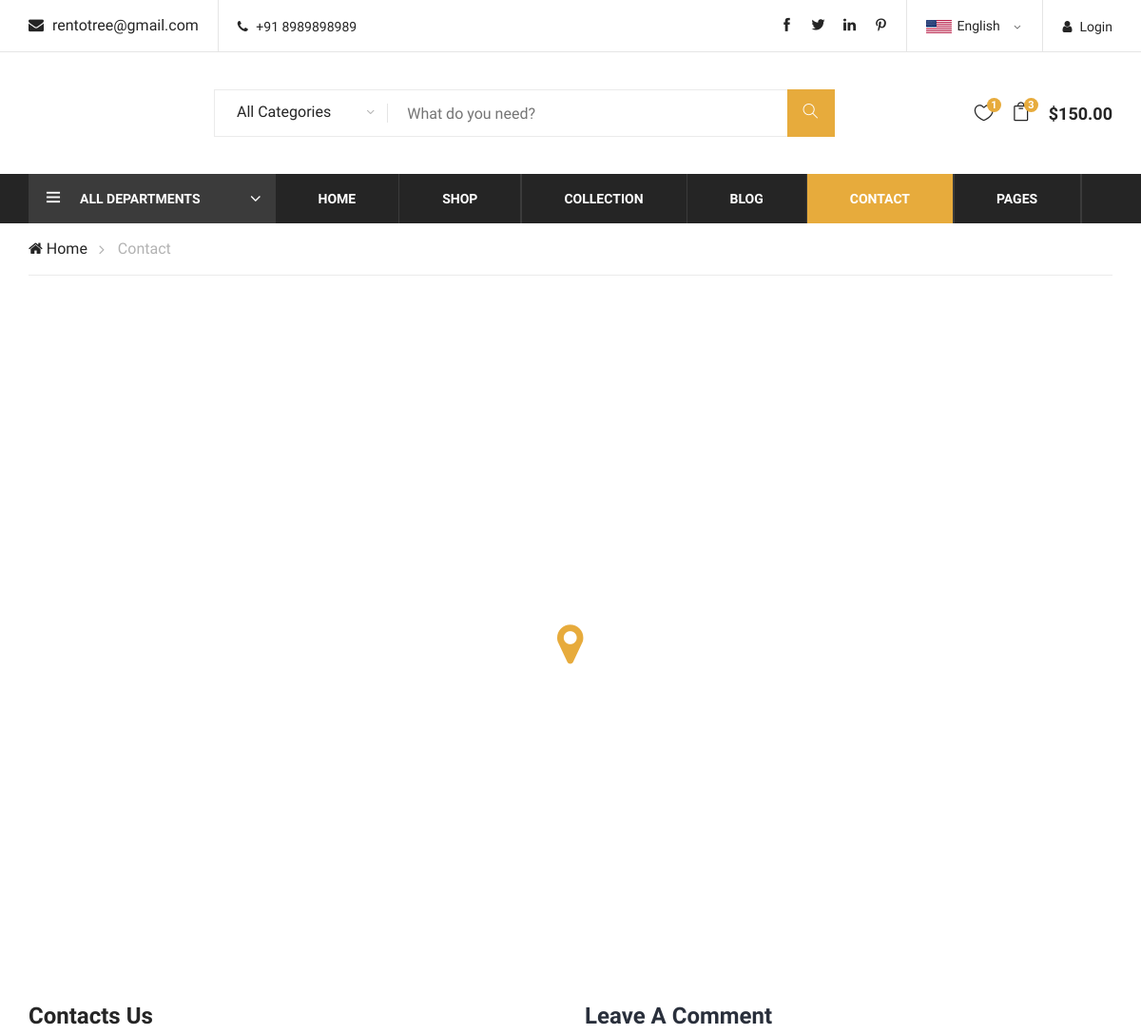
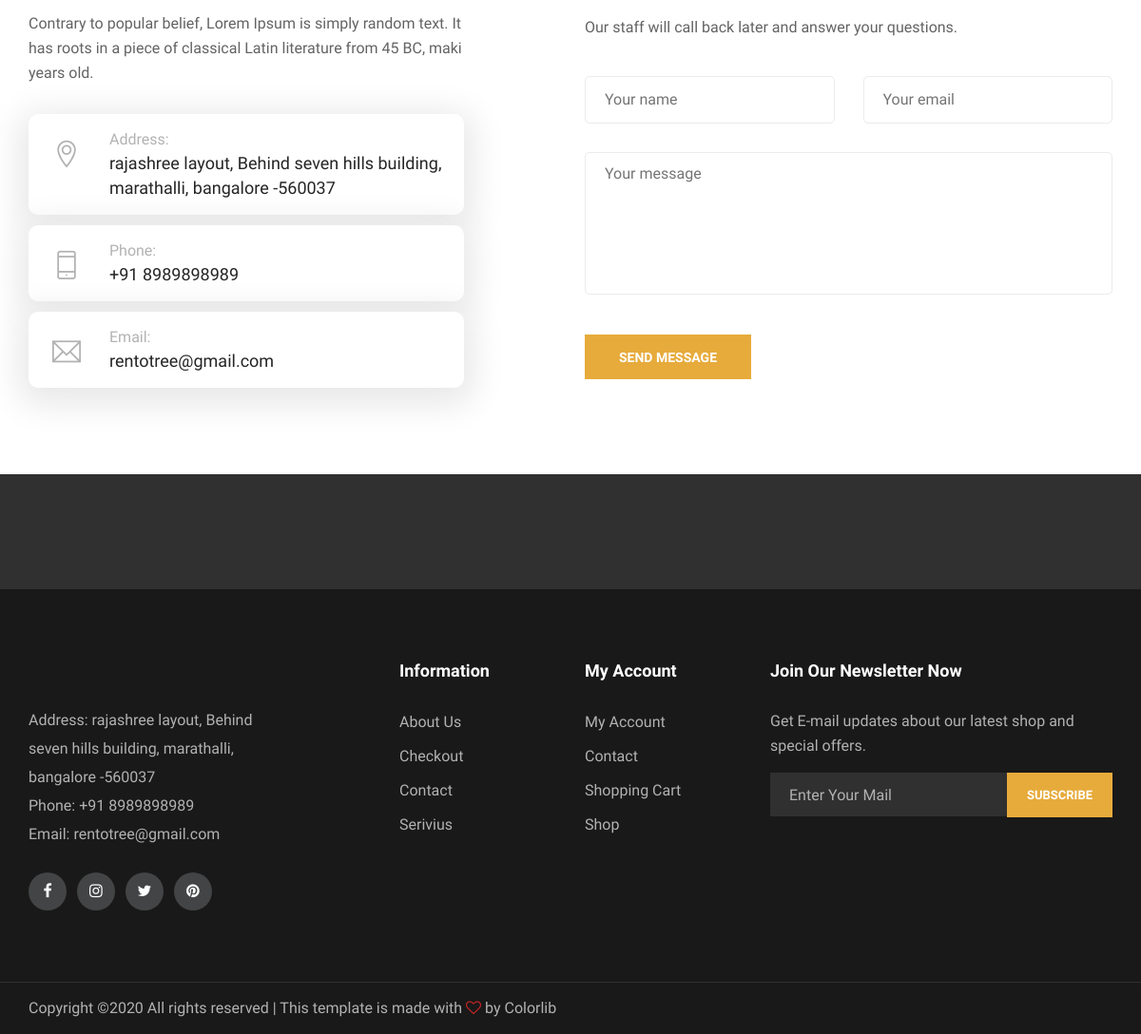
Page /contact/ on the committed database (2 pictures, top to bottom).
### customModels/models.py (models this page shows, shortened)
class common(models.Model):
    Name = models.CharField(max_length=120,unique=True)
    value = models.CharField(max_length=120)
    value1 = models.CharField(max_length=120,null=True, blank=True)
    value2 = models.CharField(max_length=120,null=True, blank=True)
    value3 = models.CharField(max_length=120,null=True, blank=True)
    typeName = models.ForeignKey(commonTypes,on_delete=models.CASCADE,related_name='common')
    description = models.TextField()
    image = models.ImageField(upload_to=upload_image_path, null=True, blank=True)
    active = models.BooleanField(default=True)
    timestamp = models.DateTimeField(auto_now_add=True)
    objects = CustomModelManager()

### index/views.py (the view)
# urls.py: path('contact/', contact_page,name='contact'),
def contact_page(request):
	context={
	"title" :"RT Contact"
	}
	return render(request,"contact.html",get_index_parms(context))

### customModels/models.py (called while the page is built)
    def active(self):
        return self.filter(active=True)

    def get_queryset(self):
        return CustomQuerySet(self.model,using=self._db)

    def first(self):
        return self.get_queryset().active().first()

    def all(self):
        return self.get_queryset().active().all()

### templates/contact.html (shortened to what this page needs)
{% extends 'snippets/indexTemplate.html' %}
{% load static %}
{% block body %}
    <div class="breacrumb-section">
        <div class="container">
            <div class="row">
                <div class="col-lg-12">
                    <div class="breadcrumb-text">
                        <a href="#"><i class="fa fa-home"></i> Home</a>
                        <span>Contact</span>
                    </div>
                </div>
            </div>
        </div>
    </div>
    <div class="map spad">
        <div class="container">
            <div class="map-inner">
                <iframe
                    src="https://www.google.com/maps/embed?pb=!1m18!1m12!1m3!1d48158.305462977965!2d-74.13283844036356!3d41.02757295168286!2m3!1f0!2f0!3f0!3m2!1i1024!2i768!4f13.1!3m3!1m2!1s0x89c2e440473470d7%3A0xcaf503ca2ee57958!2sSaddle%20River%2C%20NJ%2007458%2C%20USA!5e0!3m2!1sen!2sbd!4v1575917275626!5m2!1sen!2sbd"
                    height="610" style="border:0" allowfullscreen="">
                </iframe>
                <div class="icon">
                    <i class="fa fa-map-marker"></i>
                </div>
            </div>
        </div>
    </div>
    <section class="contact-section spad">
        <div class="container">
            <div class="row">
                <div class="col-lg-5">
                    <div class="contact-title">
                        <h4>Contacts Us</h4>
                        <p>Contrary to popular belief, Lorem Ipsum is simply random text. It has roots in a piece of
                            classical Latin literature from 45 BC, maki years old.</p>
                    </div>
                    <div class="contact-widget">
                        <div class="cw-item">
                            <div class="ci-icon">
                                <i class="ti-location-pin"></i>
                            </div>
                            <div class="ci-text">
                                <span>Address:</span>
                                <p>{{ addressQS.value }}</p>
                            </div>
                        </div>
                        <div class="cw-item">
                            <div class="ci-icon">
                                <i class="ti-mobile"></i>
                            </div>
                            <div class="ci-text">
                                <span>Phone:</span>
                                <p>{{ phoneQS.value }}</p>
                            </div>
                        </div>
                        <div class="cw-item">
                            <div class="ci-icon">
                                <i class="ti-email"></i>
                            </div>
                            <div class="ci-text">
                                <span>Email:</span>
                                <p>{{ emailQS.value }}</p>
                            </div>
                        </div>
                    </div>
                </div>
                <div class="col-lg-6 offset-lg-1">
                    <div class="contact-form">
                        <div class="leave-comment">
                            <h4>Leave A Comment</h4>
                            <p>Our staff will call back later and answer your questions.</p>
                            <form action="#" class="comment-form">
                                <div class="row">
                                    <div class="col-lg-6">
                                        <input type="text" placeholder="Your name">
                                    </div>
                                    <div class="col-lg-6">
                                        <input type="text" placeholder="Your email">
                                    </div>
                                    <div class="col-lg-12">
                                        <textarea placeholder="Your message"></textarea>
                                        <button type="submit" class="site-btn">Send message</button>
                                    </div>
                                </div>
                            </form>
                        </div>
                    </div>
                </div>
            </div>
        </div>
    </section>
{% endblock body %}

### templates/snippets/indexTemplate.html (shortened to what this page needs)
{% load static %}
{% load i18n %}
{% load static %}
{% url 'index' as index_url %}
{% url 'product:shop' as shop_url %}
{% url 'login' as login_url %}
{% url 'contact' as contact_url %}
{% url 'register' as register_url %}
{% url 'blog' as blog_url %}
{% url 'blogdetails' as blogdetails_url %}
{% url 'checkout' as checkout_url %}
{% url 'faq' as faq_url %}
{% url 'product:details' as product_url %}
{% url 'register' as register_url %}
{% url 'shoppingcart' as shoppingcart_url  %}
<!DOCTYPE html>
<html lang="zxx">
<head>
    <link rel="stylesheet" href='{% static "css/bootstrap.min.css" %}'  type="text/css">
    <link rel="stylesheet" href='{% static "css/font-awesome.min.css" %}'  type="text/css">
    <link rel="stylesheet" href='{% static "css/themify-icons.css" %}'  type="text/css">
    <link rel="stylesheet" href='{% static "css/elegant-icons.css" %}'  type="text/css">
    <link rel="stylesheet" href='{% static "css/owl.carousel.min.css" %}'  type="text/css">
    <link rel="stylesheet" href='{% static "css/nice-select.css" %}'  type="text/css">
    <link rel="stylesheet" href='{% static "css/jquery-ui.min.css" %}'  type="text/css">
    <link rel="stylesheet" href='{% static "css/slicknav.min.css" %}'  type="text/css">
    <link rel="stylesheet" href='{% static "css/style.css" %}'  type="text/css">
    <link rel="stylesheet" href='{% static "css/rt-section.css" %}'  type="text/css">
</head>
<body>
  <header class="header-section">
      <div class="header-top">
          <div class="container">
              <div class="ht-left">
                  <div class="mail-service">
                      <i class=" fa fa-envelope"></i>
                      {{ emailQS.value }}
                  </div>
                  <div class="phone-service">
                      <i class=" fa fa-phone"></i>
                      {{ phoneQS.value }}
                  </div>
              </div>
              <div class="ht-right">
                  <a href="{% url 'login' %}" class="login-panel"><i class="fa fa-user"></i>Login</a>
                  <div class="lan-selector">
                  </div>
                  <div class="top-social">
                      <a href="#"><i class="ti-facebook"></i></a>
                      <a href="#"><i class="ti-twitter-alt"></i></a>
                      <a href="#"><i class="ti-linkedin"></i></a>
                      <a href="#"><i class="ti-pinterest"></i></a>
                  </div>
              </div>
          </div>
      </div>
      <div class="container">
          <div class="inner-header">
              <div class="row">
                  <div class="col-lg-2 col-md-2">
                      <div class="logo">
                      </div>
                  </div>
                  <div class="col-lg-7 col-md-7">
                      <div class="advanced-search">
                          <button type="button" class="category-btn">All Categories</button>
                          <div class="input-group">
                              <input type="text" placeholder="What do you need?">
                              <button type="button"><i class="ti-search"></i></button>
                          </div>
                      </div>
                  </div>
                  <div class="col-lg-3 text-right col-md-3">
                      <ul class="nav-right">
                          <li class="heart-icon">
                              <a href="#">
                                  <i class="icon_heart_alt"></i>
                                  <span>1</span>
                              </a>
                          </li>
                          <li class="cart-icon">
                              <a href="#">
                                  <i class="icon_bag_alt"></i>
                                  <span>3</span>
                              </a>
                          </li>
                          <li class="cart-price">$150.00</li>
                      </ul>
                  </div>
              </div>
          </div>
      </div>
      <div class="nav-item">
          <div class="container">
              <div class="nav-depart">
                  <div class="depart-btn">
                      <i class="ti-menu"></i>
                      <span>All departments</span>
                  </div>
              </div>
              <nav class="nav-menu mobile-menu">
                  <ul>
                      <li class="nav-item {% if request.path == index_url %}active{% endif %} ">
                          <a href="{{ index_url }}">Home</a></li>
                      <li class="nav-item {% if request.path == shop_url %}active{% endif %} ">
                          <a href="{% url 'product:listprod' mode='all' filter='0' %}">Shop</a></li>
                      <li><a href="#">Collection</a>
                      </li>
                      <li class="nav-item {% if request.path == blog_url %}active{% endif %} ">
                          <a href="{{ blog_url }}">Blog</a></li>
                      <li class="nav-item {% if request.path == contact_url %}active{% endif %} ">
                          <a href="{{ contact_url }}">Contact</a></li>
                      <li><a href="#">Pages</a>
                      </li>
                  </ul>
              </nav>
          </div>
      </div>
  </header>
    {% block body %}  {% endblock body %}
    <div class="partner-logo">
        <div class="container">
            <div class="logo-carousel owl-carousel">
            </div>
        </div>
    </div>
    <footer class="footer-section">
        <div class="container">
            <div class="row">
                <div class="col-lg-3">
                    <div class="footer-left">
                        <div class="footer-logo">
                        </div>
                        <ul>
                            <li>Address: {{ addressQS.value }}</li>
                            <li>Phone: {{ phoneQS.value }}</li>
                            <li>Email: {{ emailQS.value }}</li>
                        </ul>
                        <div class="footer-social">
                            <a href="#"><i class="fa fa-facebook"></i></a>
                            <a href="#"><i class="fa fa-instagram"></i></a>
                            <a href="#"><i class="fa fa-twitter"></i></a>
                            <a href="#"><i class="fa fa-pinterest"></i></a>
                        </div>
                    </div>
                </div>
                <div class="col-lg-2 offset-lg-1">
                    <div class="footer-widget">
                        <h5>Information</h5>
                        <ul>
                            <li><a href="#">About Us</a></li>
                            <li><a href="#">Checkout</a></li>
                            <li><a href="#">Contact</a></li>
                            <li><a href="#">Serivius</a></li>
                        </ul>
                    </div>
                </div>
                <div class="col-lg-2">
                    <div class="footer-widget">
                        <h5>My Account</h5>
                        <ul>
                            <li><a href="#">My Account</a></li>
                            <li><a href="#">Contact</a></li>
                            <li><a href="#">Shopping Cart</a></li>
                            <li><a href="#">Shop</a></li>
                        </ul>
                    </div>
                </div>
                <div class="col-lg-4">
                    <div class="newslatter-item">
                        <h5>Join Our Newsletter Now</h5>
                        <p>Get E-mail updates about our latest shop and special offers.</p>
                        <form action="#" class="subscribe-form">
                            <input type="text" placeholder="Enter Your Mail">
                            <button type="button">Subscribe</button>
                        </form>
                    </div>
                </div>
            </div>
        </div>
        <div class="copyright-reserved">
            <div class="container">
                <div class="row">
                    <div class="col-lg-12">
                        <div class="copyright-text">
                            Copyright &copy;<script>document.write(new Date().getFullYear());</script> All rights reserved | This template is made with <i class="fa fa-heart-o" aria-hidden="true"></i> by <a href="https://colorlib.com" target="_blank">Colorlib</a>
                        </div>
                    </div>
                </div>
            </div>
        </div>
    </footer>
  </body>
</html>

### rows in the picture
common: value "rentotree@gmail.com"
common: value "+91 8989898989"
common: value "rajashree layout, Behind seven hills building, marathalli, bangalore -560037"
